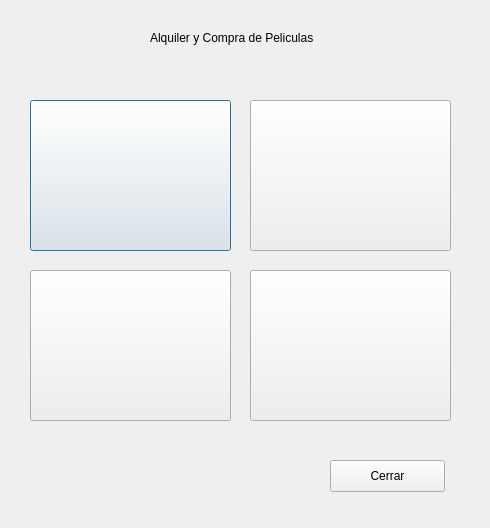
<?xml version="1.0" encoding="UTF-8"?>
<ui version="4.0">
 <class>Peliculas</class>
 <widget class="QDialog" name="Peliculas">
  <property name="geometry">
   <rect>
    <x>0</x>
    <y>0</y>
    <width>490</width>
    <height>528</height>
   </rect>
  </property>
  <property name="windowTitle">
   <string>Dialog</string>
  </property>
  <widget class="QPushButton" name="peli1">
   <property name="geometry">
    <rect>
     <x>30</x>
     <y>100</y>
     <width>201</width>
     <height>151</height>
    </rect>
   </property>
   <property name="text">
    <string/>
   </property>
  </widget>
  <widget class="QPushButton" name="pushButton_5">
   <property name="geometry">
    <rect>
     <x>330</x>
     <y>460</y>
     <width>115</width>
     <height>32</height>
    </rect>
   </property>
   <property name="text">
    <string>Cerrar</string>
   </property>
  </widget>
  <widget class="QLabel" name="label">
   <property name="geometry">
    <rect>
     <x>150</x>
     <y>30</y>
     <width>201</width>
     <height>16</height>
    </rect>
   </property>
   <property name="text">
    <string>Alquiler y Compra de Peliculas</string>
   </property>
  </widget>
  <widget class="QPushButton" name="peli2">
   <property name="geometry">
    <rect>
     <x>250</x>
     <y>100</y>
     <width>201</width>
     <height>151</height>
    </rect>
   </property>
   <property name="text">
    <string/>
   </property>
  </widget>
  <widget class="QPushButton" name="peli3">
   <property name="geometry">
    <rect>
     <x>30</x>
     <y>270</y>
     <width>201</width>
     <height>151</height>
    </rect>
   </property>
   <property name="text">
    <string/>
   </property>
  </widget>
  <widget class="QPushButton" name="peli4">
   <property name="geometry">
    <rect>
     <x>250</x>
     <y>270</y>
     <width>201</width>
     <height>151</height>
    </rect>
   </property>
   <property name="text">
    <string/>
   </property>
  </widget>
 </widget>
 <resources/>
 <connections/>
</ui>
